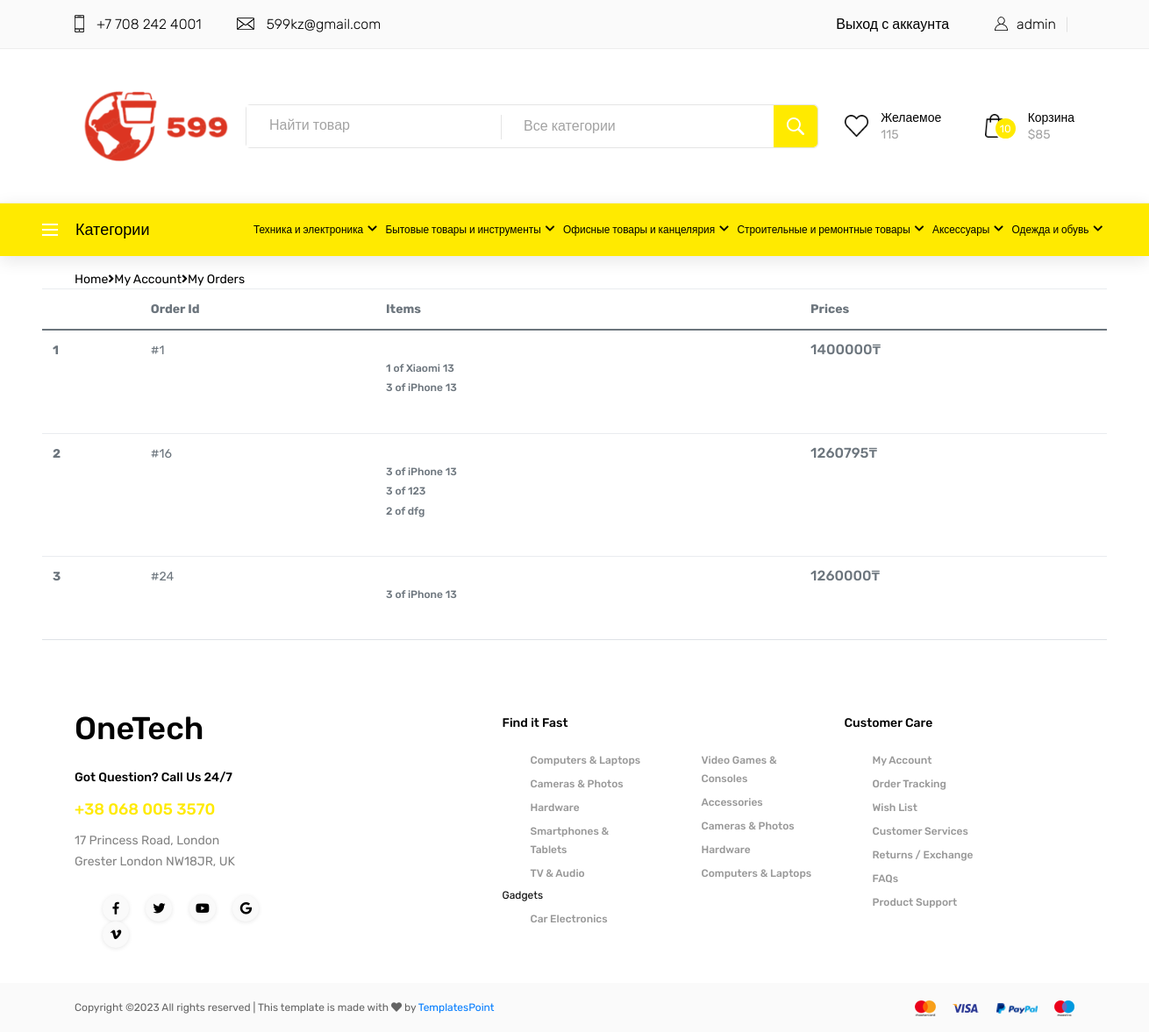
Screenshot of /orders/ (signed in) with the database file from the repository.
### core/models.py (models this page shows, shortened)
class Order(models.Model):
    session_id = models.CharField(max_length=100, null=True)
    id = models.AutoField(primary_key=True)
    user = models.ForeignKey(settings.AUTH_USER_MODEL, on_delete=models.CASCADE, null=True)
    items = models.ManyToManyField(OrderItem)
    start_date = models.DateTimeField(auto_now_add=True)
    ordered_date = models.DateTimeField(null=True)
    payment = models.BooleanField(default=False)
    being_delivered = models.BooleanField(default=False)
    received = models.BooleanField(default=False)
    refund_requested = models.BooleanField(default=False)
    refund_granted = models.BooleanField(default=False)
    v_obrabotke = models.BooleanField(default=False)
    def get_total(self):
        total = 0
        for order_item in self.items.all():
            total += order_item.get_final_price()
        return int(total)

class OrderItem(models.Model):
    session_id = models.CharField(max_length=100, null=True)
    user = models.ForeignKey(settings.AUTH_USER_MODEL,
                             on_delete=models.CASCADE, null=True)
    ordered = models.BooleanField(default=False)
    item = models.ForeignKey(Item, on_delete=models.CASCADE)
    quantity = models.IntegerField(default=1)
    def __str__(self):
        return f"{self.quantity} of {self.item.title}"
    def get_total_item_price(self):
        return int(self.quantity * self.item.price)
    def get_final_price(self):
        return self.get_total_item_price()

class Item(models.Model):
    title = models.CharField(max_length=100)
    price = models.FloatField(null=True)
    category = models.ForeignKey(Category, on_delete=models.CASCADE)
    subcategory = models.ForeignKey(SubCategory, on_delete=models.CASCADE, null=True, blank=True)
    slug = models.SlugField(null=True)
    description = models.TextField(null=True)
    image = models.ImageField(null=True)
    top_rated = models.BooleanField(default=False)

### core/views.py (the view)
# urls.py: path('orders/', orders, name='orders'),
@login_required
def orders(request):
    categories = Category.objects.all()
    orders = Order.objects.filter(user=request.user, payment=True)
    return render(request, 'orders.html', {'user': request.user, 'orders': orders,'categories': categories,})

### templates/orders.html (shortened to what this page needs)
<!DOCTYPE html>
<html lang="en">
{% load static %}
<head>
    <link href="https://cdnjs.cloudflare.com/ajax/libs/font-awesome/5.10.0/css/all.min.css" rel="stylesheet">
    <link href="https://cdn.jsdelivr.net/npm/bootstrap@5.0.2/dist/css/bootstrap.min.css" rel="stylesheet">
    <link href="{% static 'css/style4.css'%}" rel="stylesheet">
    <link rel="stylesheet" href="{% static 'css/newstyle.css' %}">
    <link rel="stylesheet" id="electro-style-css" href="https://electro.madrasthemes.com/wp-content/themes/electro/style.min.css?ver=3.3.0" type="text/css" media="all">
</head>
<body>
    {% include "navbar.html" %}
    <div id="content" class="site-content" tabindex="-1">
        <div class="container">
        <nav class="woocommerce-breadcrumb"><a style="color: black" href="/">Home</a><span class="delimiter"><i class="fa fa-angle-right"></i></span><a style="color: black" href="{% url 'core:profile' %}">My Account</a><span class="delimiter"><i class="fa fa-angle-right"></i></span><a style="color: black" href="{% url 'core:orders' %}">My Orders</a></nav>
        </div>
    <div class="container-fluid">
        <div class="row px-xl-5">
            <div class="col-lg-12 col-md-12 col-12">
                <div class="row pb-3">
                    <table class="table">
                        <thead>
                        <tr>
                            <th scope="col"></th>
                            <th scope="col">Order Id</th>
                            <th scope="col">Items</th>
                            <th scope="col">Prices</th>
                        </tr>
                        </thead>
                        {% for order in orders %}
                        <tr style="width: 100%">
                            <th scope="row">{{ forloop.counter }}</th>
                            <td>
                                <a>#{{ order.id }}</a>
                            </td>
                            <td>
                                <div class="py-4" style="word-break: break-word; ">
                                    {% for item in order.items.all %}
                                    <p class="h6" style=" width: 120px;font-size: 12px; word-break: break-word;">{{ item }}</p>
                                    {% endfor %}
                                </div>
                            </td>
                            <td>
                                <div>
                                    <h6>{{ order.get_total }}₸</h6>
                                </div>
                            </td>
                        </tr>
                        {% endfor %}
                    </table>
                </div>
            </div>
        </div>
    </div>
</body>
{% include "footer.html" %}

### templates/navbar.html (shortened to what this page needs)
{% load static %}
<head>
<link rel="stylesheet" type="text/css" href="{% static 'styles/bootstrap4/bootstrap.min.css' %}">
<link href="https://cdnjs.cloudflare.com/ajax/libs/font-awesome/5.10.0/css/all.min.css" rel="stylesheet">
<link href="{% static 'plugins/fontawesome-free-5.0.1/css/fontawesome-all.css' %}" rel="stylesheet" type="text/css">
<link rel="stylesheet" type="text/css" href="{% static 'plugins/OwlCarousel2-2.2.1/owl.carousel.css' %}">
<link rel="stylesheet" type="text/css" href="{% static 'plugins/OwlCarousel2-2.2.1/owl.theme.default.css' %}">
<link rel="stylesheet" type="text/css" href="{% static 'plugins/OwlCarousel2-2.2.1/animate.css' %}">
<link rel="stylesheet" type="text/css" href="{% static 'plugins/slick-1.8.0/slick.css'%}">
<link rel="stylesheet" type="text/css" href="{% static 'styles/main_styles.css' %}">
<link rel="stylesheet" type="text/css" href="{% static 'styles/responsive.css' %}">
</head>
<header class="header">
		<div class="top_bar">
			<div class="container">
				<div class="row">
					<div class="col d-flex flex-row">
						<div class="top_bar_contact_item"><div class="top_bar_icon"><img src="{% static 'img/phone.png'%}" alt=""></div>+7 708 242 4001</div>
						<div class="top_bar_contact_item"><div class="top_bar_icon"><img src="{% static 'img/mail.png' %}" alt=""></div><a href=""><span class="__cf_email__" >599kz@gmail.com</span></a></div>
						<div class="top_bar_content ml-auto">
							<div class="top_bar_menu">
								<ul class="standard_dropdown top_bar_dropdown">
									<li>
                                        <a href="{% url 'account_logout' %}">Выход с аккаунта</a>
									</li>
								</ul>
							</div>
                            {% if request.user.is_authenticated %}
                                <div class="top_bar_user">
								<div class="user_icon"><a href="{% url 'core:profile' %}"><img src="{% static 'img/user.svg' %}" alt=""></a></div>
								<div><a href="{% url 'core:profile' %}">{{ user.username }}</a></div>
							</div>
                            {% else %}
							<div class="top_bar_user">
								<div class="user_icon"><a><img src="{% static 'img/user.svg' %}" alt=""></a></div>
								<div><a href="{% url 'account_login' %}">Войти </a> <a>/</a> <a href="{% url 'account_signup' %}">Зарегистрироваться</a></div>
							</div>
                            {% endif %}
						</div>
					</div>
				</div>
			</div>
		</div>
		<div class="header_main">
			<div class="container">
				<div class="row">
					<div class="col-lg-2 col-sm-3 col-3 order-1">
						<div class="logo_container">
							<div class="logo"><a href="{% url 'core:home' %}"><img src="{% static 'img/1.png'%}" alt="" width="130%"></a></div>
						</div>
					</div>
					<div class="col-lg-7 col-12 order-lg-2 order-3 text-lg-left text-right">
						<div class="header_search">
							<div class="header_search_content">
								<div class="header_search_form_container">
									<form action="POST" class="header_search_form clearfix">
										<input type="search" required="required" class="header_search_input" style="width: 290px;" placeholder="Найти товар">
										<div class="custom_dropdown">
											<div class="custom_dropdown_list" style="width: 350px">
												<span class="custom_dropdown_placeholder clc">Все категории</span>
											</div>
										</div>
										<button type="submit" class="header_search_button trans_300" value="Submit"><img src="{% static 'img/search.png' %}" alt=""></button>
									</form>
								</div>
							</div>
						</div>
					</div>
					<div class="col-lg-3 col-9 order-lg-3 order-2 text-lg-left text-right">
						<div class="wishlist_cart d-flex flex-row align-items-center justify-content-end">
							<div class="wishlist d-flex flex-row align-items-center justify-content-end">
								<div class="wishlist_icon"><img src="{% static 'img/heart.png' %}" alt=""></div>
								<div class="wishlist_content">
									<div class="wishlist_text"><a style="font-size: 100%" href="#">Желаемое</a></div>
									<div class="wishlist_count">115</div>
								</div>
							</div>
							<div class="cart">
								<div class="cart_container d-flex flex-row align-items-center justify-content-end">
									<div class="cart_icon">
										<img src="{% static 'img/cart.png' %}" alt="">
										<div class="cart_count"><span>10</span></div>
									</div>
									<div class="cart_content">
										<div class="cart_text"><a style="font-size: 100%"f href="{% url 'core:order-summary' %}">Корзина</a></div>
										<div class="cart_price">$85</div>
									</div>
								</div>
							</div>
						</div>
					</div>
				</div>
			</div>
		</div>
		<nav class="main_nav px-5" style="background: #FFEA00">
			<div class=" w-100 m-0 p-0 justify-content-around">
				<div class="row w-100 m-0 p-0 justify-content-around">
					<div class="col w-100 m-0 p-0">
						<div class="main_nav_content w-100 m-0 p-0 d-flex justify-content-between" style="background: #FFEA00">
							<div class="cat_menu_container d-none d-xl-block m-0 p-0">
								<div class="cat_menu_title d-flex flex-row align-items-center justify-content-start">
									<div class="cat_burger"><span></span><span></span><span></span></div>
									<div class="cat_menu_text">Категории</div>
								</div>
							</div>
							<div class="main_nav_menu w-100 m-0 p-0 d-none d-lg-block d-xl-block" >
								<ul class="standard_dropdown main_nav_dropdown w-100 d-flex justify-content-around m-0 p-0" style="margin: 0; padding: 0">
									<li class="hassubs">
										<a href="/shop/%D0%A2%D0%B5%D1%85%D0%BD%D0%B8%D0%BA%D0%B0%20%D0%B8%20%D1%8D%D0%BB%D0%B5%D0%BA%D1%82%D1%80%D0%BE%D0%BD%D0%B8%D0%BA%D0%B0/all" style="font-size: 85%; color: black">Техника и электроника<i class="fas fa-chevron-down"></i></a>
									</li>
									<li class="hassubs">
										<a href="/shop/%D0%91%D1%8B%D1%82%D0%BE%D0%B2%D1%8B%D0%B5%20%D1%82%D0%BE%D0%B2%D0%B0%D1%80%D1%8B%20%D0%B8%20%D0%B8%D0%BD%D1%81%D1%82%D1%80%D1%83%D0%BC%D0%B5%D0%BD%D1%82%D1%8B/all" style="font-size: 85%; color: black">Бытовые товары и инструменты<i class="fas fa-chevron-down"></i></a>
									</li>
									<li class="hassubs">
										<a href="/shop/%D0%9E%D1%84%D0%B8%D1%81%D0%BD%D1%8B%D0%B5%20%D1%82%D0%BE%D0%B2%D0%B0%D1%80%D1%8B%20%D0%B8%20%D0%BA%D0%B0%D0%BD%D1%86%D0%B5%D0%BB%D1%8F%D1%80%D0%B8%D1%8F/all" style="font-size: 85%; color: black">Офисные товары и канцелярия<i class="fas fa-chevron-down"></i></a>
									</li>
									<li class="hassubs">
										<a href="/shop/%D0%A1%D1%82%D1%80%D0%BE%D0%B8%D1%82%D0%B5%D0%BB%D1%8C%D0%BD%D1%8B%D0%B5%20%D0%B8%20%D1%80%D0%B5%D0%BC%D0%BE%D0%BD%D1%82%D0%BD%D1%8B%D0%B5%20%D1%82%D0%BE%D0%B2%D0%B0%D1%80%D1%8B/all" style="font-size: 85%; color: black">Строительные и ремонтные товары<i class="fas fa-chevron-down"></i></a>
									</li>
									<li class="hassubs">
										<a href="/shop/%D0%90%D0%BA%D1%81%D0%B5%D1%81%D1%81%D1%83%D0%B0%D1%80%D1%8B/all" style="font-size: 85%; color: black">Аксессуары<i class="fas fa-chevron-down"></i></a>
									</li>
									<li class="hassubs">
										<a href="/shop/%D0%9E%D0%B4%D0%B5%D0%B6%D0%B4%D0%B0%20%D0%B8%20%D0%BE%D0%B1%D1%83%D0%B2%D1%8C/all" style="font-size: 85%; color: black">Одежда и обувь<i class="fas fa-chevron-down"></i></a>
									</li>
								</ul>
							</div>
						</div>
					</div>
				</div>
			</div>
		</nav>
		<div class="page_menu" >
			<div class="container" >
				<div class="row" >
					<div class="col">
					</div>
				</div>
			</div>
		</div>
	</header>

### static_in_env/css/newstyle.css (style rules this page uses)
body { margin: 0; padding: 0; }

### rows the page displays
Order: id "1", get_total "1400000"
OrderItem: quantity+item "1 of Xiaomi 13"
OrderItem: quantity+item "3 of iPhone 13"
Order: id "16", get_total "1260795"
OrderItem: quantity+item "3 of 123"
OrderItem: quantity+item "2 of dfg"
Order: id "24", get_total "1260000"

### other values shown
{{ user.username }} "admin"
